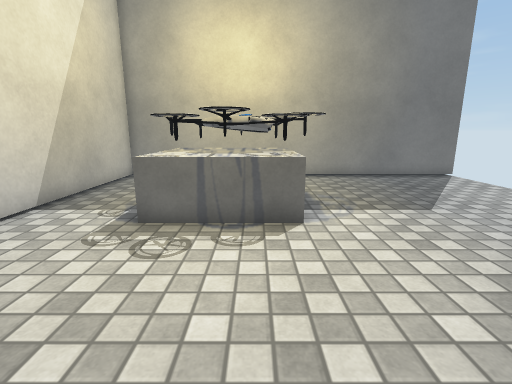
view 1 (above)

12 first-person views from a walk through a 3-D level made in the Unity game engine. The camera is 1.2 m above the floor, tilts 12° down and sees 85° across. The floor is counted in squares, 0.5 m on a side. Each view is taken from the middle of a square. On the plan, view 1 faces up. The plan holds only what a view shows up to about 18 squares ahead; the rest is blank. Surface patterns are stand-ins for the level's own textures.

view 2
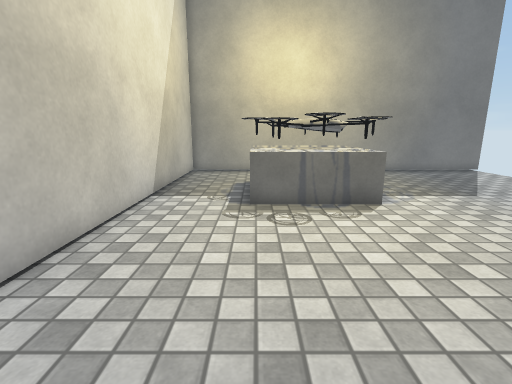

view 3
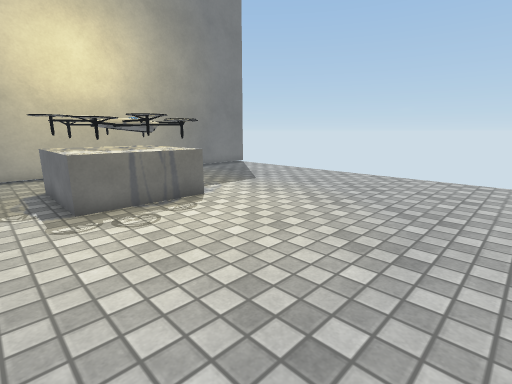

view 4
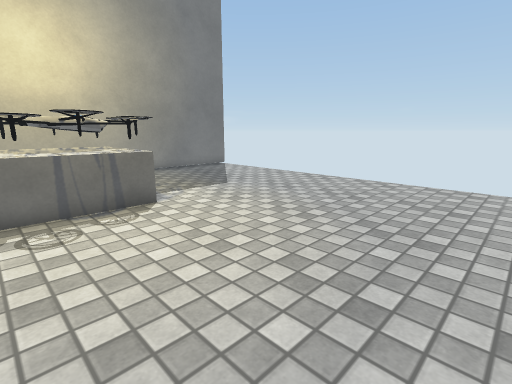

view 5
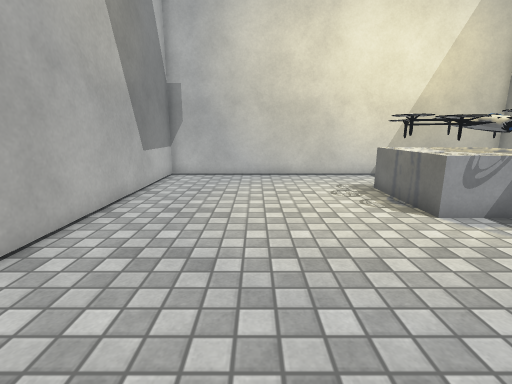

view 6
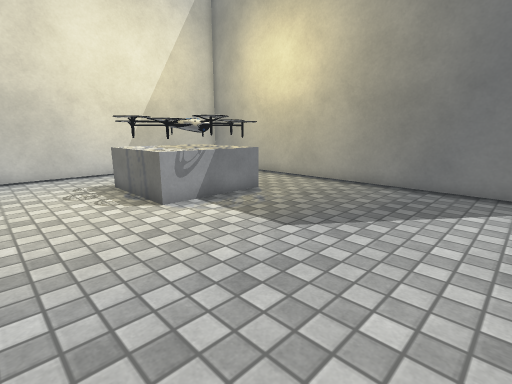

view 7
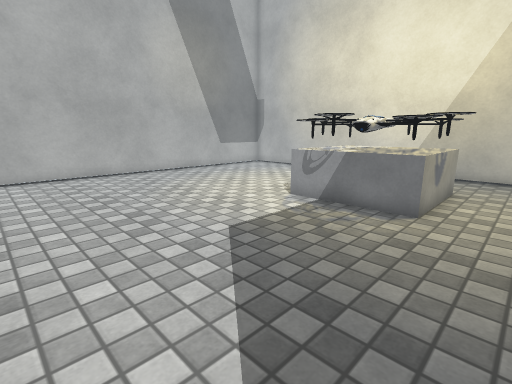

view 8
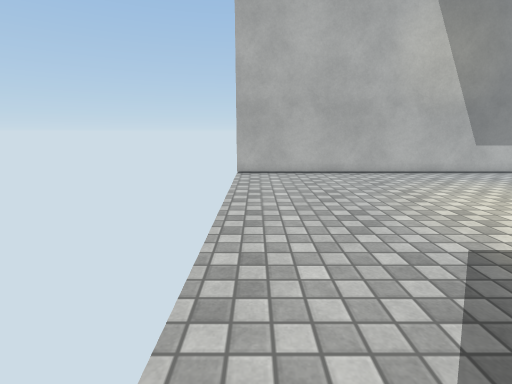

view 9
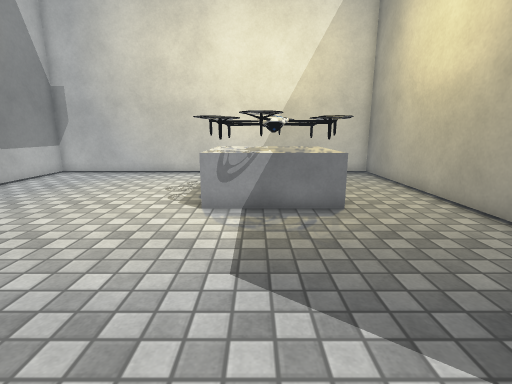

view 10
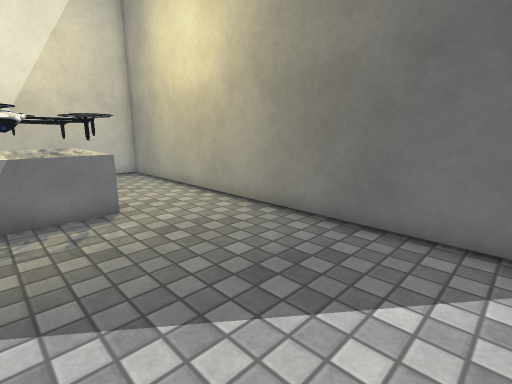

view 11
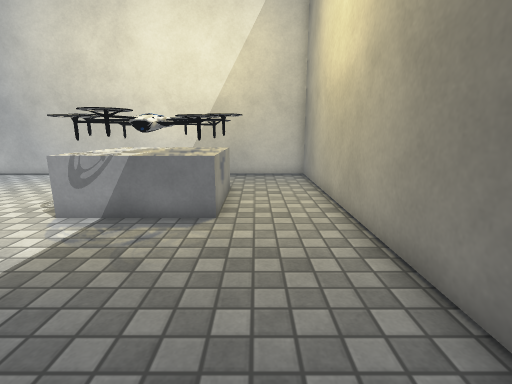

view 12
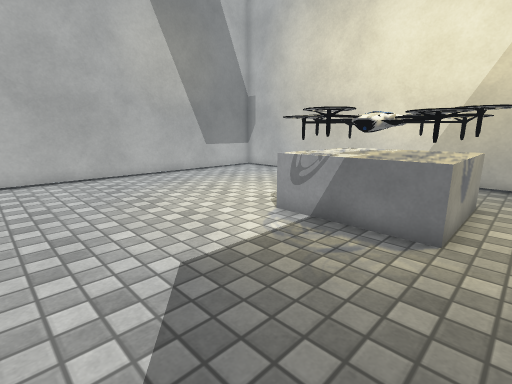

### Floor plan
Key: @ floor where view 1 was taken; # wall or solid block; . floor; O other object.
Columns run from 7 left of view 1 to 11 right of it. Each row starts with its distance up from view 1.
 16 ###################
 15 #.................
 14 #.................
 13 #.................
 12 #...O####.........
 11 #...#OOO#.........
 10 #...#O####........
  9 #...OO####........
  8 #...O####.........
  7 #...O####.........
  6 #.................
  5 #.................
  4 #.................
  3 #.................
  2 #.................
  1 #.................
  0 #......@..........
 -1 #.................
 -2 #.................
 -3 ###################

Where each view was taken, in squares from view 1:
view 1: 0 up, 0 right, facing up
view 2: 2 down, 3 left, facing up
view 3: 2 down, 5 left, facing up-right
view 4: 2 down, 3 left, facing up-right
view 5: 2 up, 9 right, facing left
view 6: 3 up, 10 right, facing up-left
view 7: 14 up, 10 right, facing down-left
view 8: 14 up, 10 right, facing down
view 9: 9 up, 10 right, facing left
view 10: 9 up, 10 right, facing up-left
view 11: 13 up, 9 right, facing left
view 12: 13 up, 8 right, facing down-left
